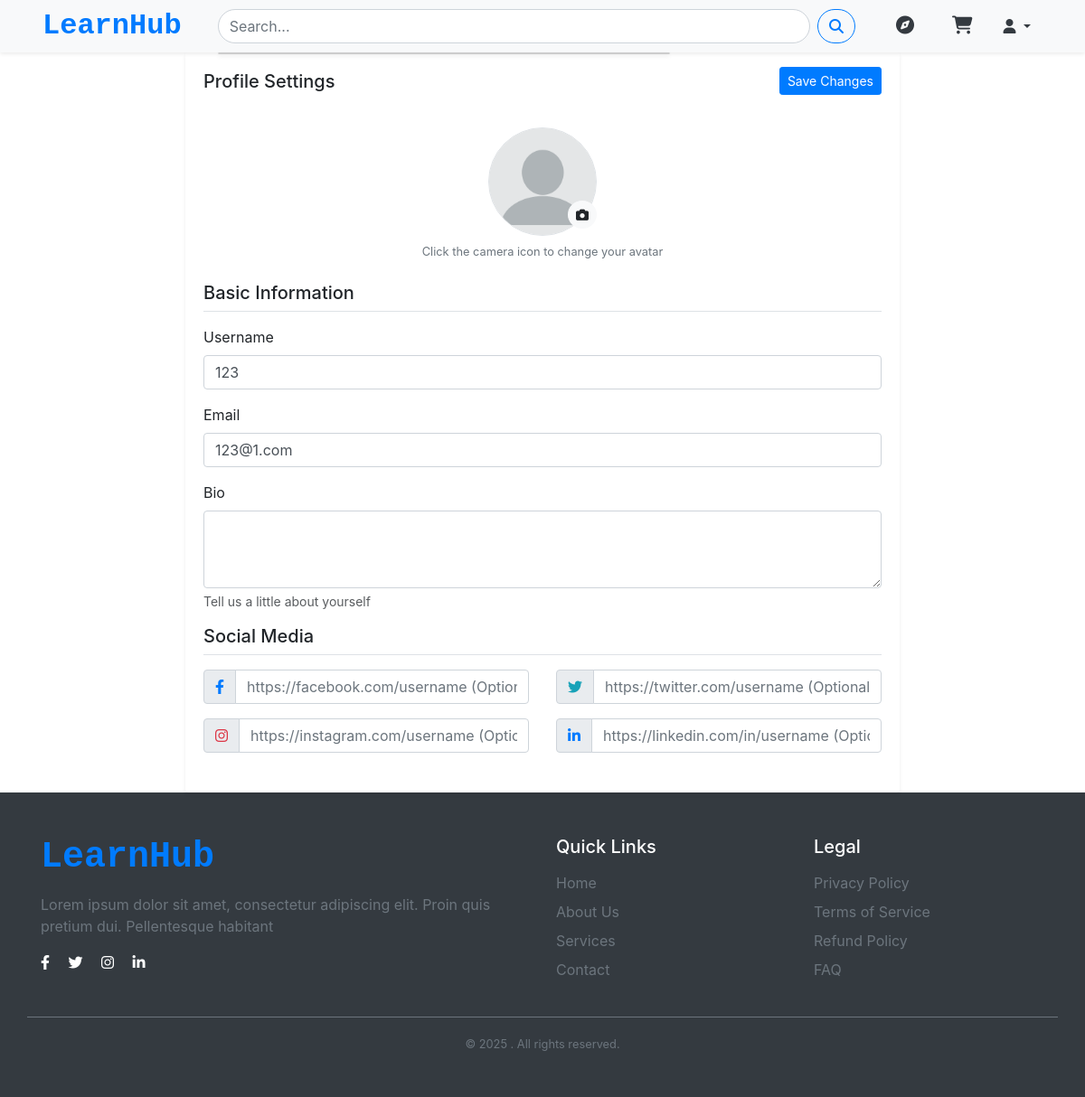
The page /users/settings/ (signed in) on the database as committed earlier.
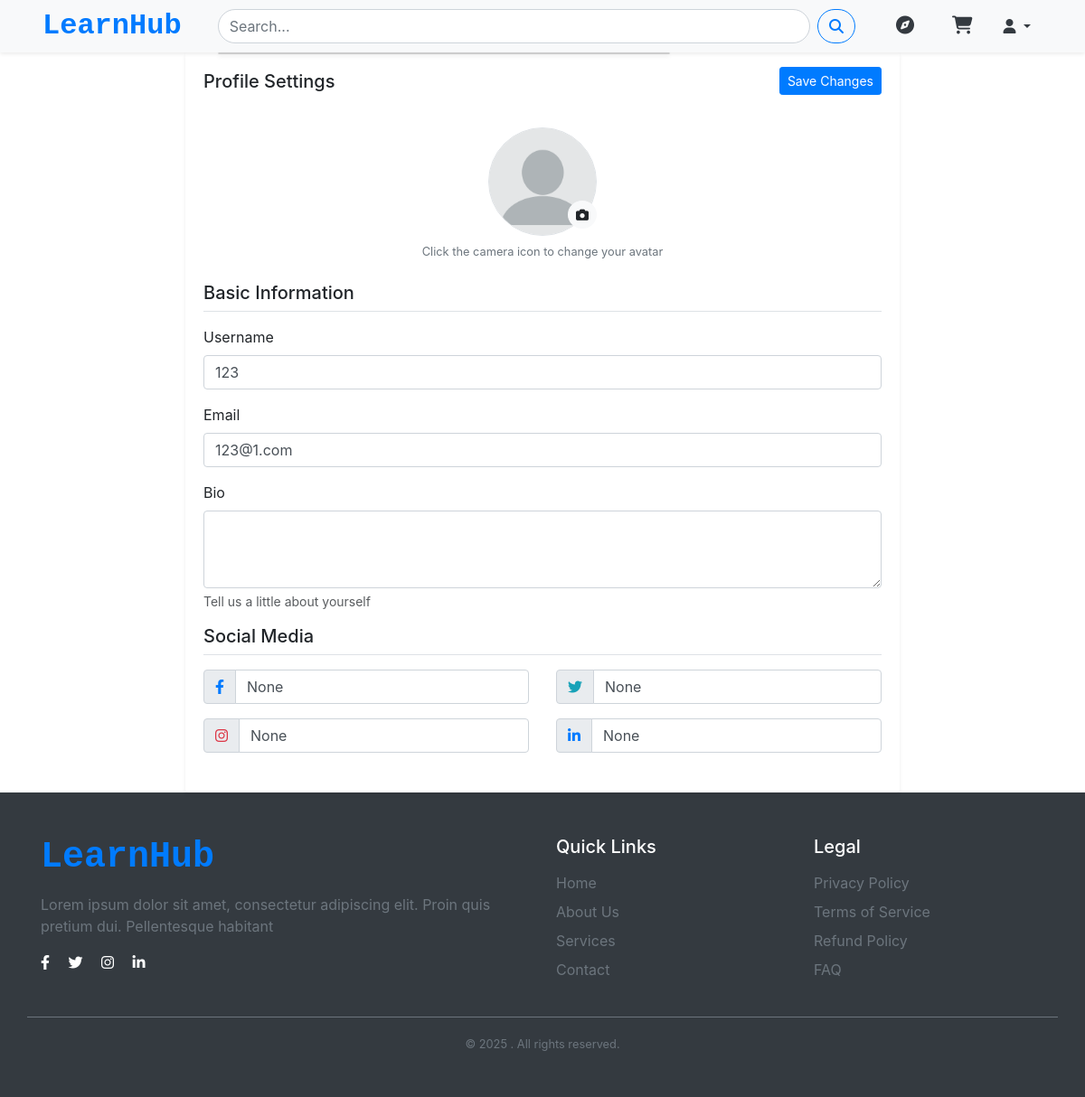
The same page on the database as committed later.
### users/models.py (models this page shows, shortened)
class CustomUser(AbstractUser):
    avatar = models.ImageField(upload_to='avatars/',default='blank_profile.png',blank=True)
    bio = models.TextField(blank=True)
    email = models.EmailField(unique=True)
    username = models.CharField(max_length=30,unique=False,blank=False)
    is_instructor = models.BooleanField(default=False)
    profile_public = models.BooleanField(default=False)
    USERNAME_FIELD = 'email'
    REQUIRED_FIELDS = ['username']
    objects = CustomUserManager()
    facebook_url = models.URLField(blank=True, null=True)
    twitter_url = models.URLField(blank=True, null=True)
    instagram_url = models.URLField(blank=True, null=True)
    linkedin_url = models.URLField(blank=True, null=True)

### users/views.py (the view)
# urls.py: path('settings/', profile_settings, name='profile_settings'),
@login_required
def profile_settings(request):
    if request.method == 'POST':
        form = ProfileSettingsForm(
            data=request.POST,
            files=request.FILES,
            instance=request.user
        )
        if form.is_valid():
            form.save()
            messages.success(request, 'Profile updated successfully!', extra_tags='profile_settings')
            return redirect('profile_settings')
    else:
        form = ProfileSettingsForm(instance=request.user)
    return render(request, 'profile/profile_settings.html', {'form': form})

### users/forms.py
class ProfileSettingsForm(forms.ModelForm):
    class Meta:
        model = CustomUser
        fields = [
            'avatar',
            'profile_public',
            'username',
            'bio',
            'email',
            'facebook_url',
            'twitter_url',
            'instagram_url',
            'linkedin_url'
        ]
        widgets = {
            'bio': forms.Textarea(attrs={'rows': 3, 'class': 'form-control'}),
            'email': forms.EmailInput(attrs={'class': 'form-control'}),
            'username': forms.TextInput(attrs={'class': 'form-control'}),
        }
    def __init__(self, *args, **kwargs):
        super().__init__(*args, **kwargs)
        for field in self.fields:
            if field != 'avatar' and field != 'profile_public':
                self.fields[field].widget.attrs.update({'class': 'form-control'})

### templates/profile/profile_settings.html (shortened to what the changed rows need)
{% extends 'base.html' %}
{% load static %}
{% block content %}
<div class=" ">
    <div class="row justify-content-center">
        <div class="col-lg-8">
            <div class="card shadow-sm border-0">
                <div class="card-header bg-white border-0 py-3">
                    <div class="d-flex justify-content-between align-items-center">
                        <h2 class="h5 mb-0">Profile Settings</h2>
                    </div>
                </div>
                <div class="card-body">
                    <form id="profileForm" method="post" enctype="multipart/form-data" class="needs-validation" novalidate>
                        <div class="mb-4">
                            <div class="mb-3">
                                <label for="id_username" class="form-label">Username</label>
                                <input type="text" name="username" id="id_username"
                                       class="form-control {% if form.username.errors %}is-invalid{% endif %}"
                                       value="{{ form.username.value|default:request.user.username }}" required>
                            </div>
                            <div class="mb-3">
                                <label for="id_email" class="form-label">Email</label>
                                <input type="email" name="email" id="id_email"
                                       class="form-control {% if form.email.errors %}is-invalid{% endif %}"
                                       value="{{ form.email.value|default:request.user.email }}" required>
                            </div>
                            <div class="mb-3">
                                <label class="form-label">Bio</label>
                                {{ form.bio }}
                                <div class="form-text">Tell us a little about yourself</div>
                            </div>
                        <div class="mb-4">
                            <div class="row g-3">
                                <div class="col-md-6">
                                    <div class="input-group">
                                        <span class="input-group-text"><i class="fab fa-facebook-f text-primary"></i></span>
                                        <input type="url" name="facebook_url" id="id_facebook_url"
                                               class="form-control" placeholder="https://facebook.com/username (Optional)"
                                               value="{{ form.facebook_url.value|default:request.user.facebook_url }}">
                                    </div>
                                </div>
                                <div class="col-md-6">
                                    <div class="input-group">
                                        <span class="input-group-text"><i class="fab fa-twitter text-info"></i></span>
                                        <input type="url" name="twitter_url" id="id_twitter_url"
                                               class="form-control" placeholder="https://twitter.com/username (Optional)"
                                               value="{{ form.twitter_url.value|default:request.user.twitter_url }}">
                                    </div>
                                </div>
                                <div class="col-md-6">
                                    <div class="input-group">
                                        <span class="input-group-text"><i class="fab fa-instagram text-danger"></i></span>
                                        <input type="url" name="instagram_url" id="id_instagram_url"
                                               class="form-control" placeholder="https://instagram.com/username (Optional)"
                                               value="{{ form.instagram_url.value|default:request.user.instagram_url }}">
                                    </div>
                                </div>
                                <div class="col-md-6">
                                    <div class="input-group">
                                        <span class="input-group-text"><i class="fab fa-linkedin-in text-primary"></i></span>
                                        <input type="url" name="linkedin_url" id="id_linkedin_url"
                                               class="form-control" placeholder="https://linkedin.com/in/username (Optional)"
                                               value="{{ form.linkedin_url.value|default:request.user.linkedin_url }}">
                                    </div>
                                </div>
                            </div>
                        </div>
                    </form>
                </div>
            </div>
        </div>
    </div>
</div>
{% endblock %}

Rows that differ between the two databases and show on the page:
changed CustomUser "123@1.com": facebook_url (not shown) → "None"; twitter_url (not shown) → "None"; instagram_url (not shown) → "None"; linkedin_url (not shown) → "None"
